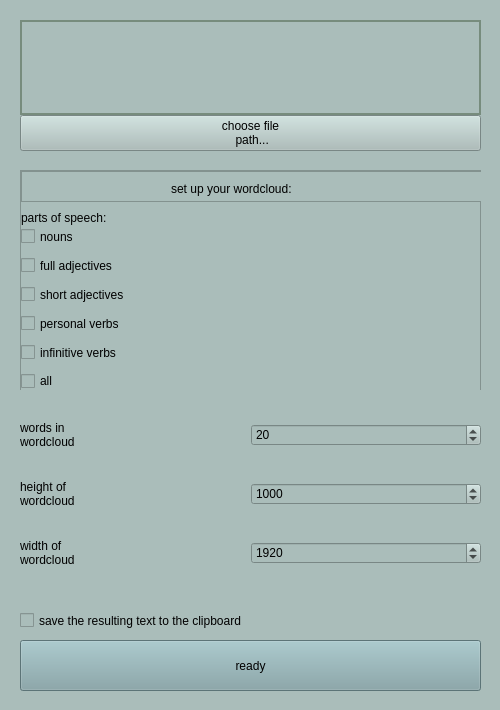
<?xml version="1.0" encoding="UTF-8"?>
<ui version="4.0">
 <class>ApplicationWindow</class>
 <widget class="QMainWindow" name="ApplicationWindow">
  <property name="geometry">
   <rect>
    <x>0</x>
    <y>0</y>
    <width>500</width>
    <height>710</height>
   </rect>
  </property>
  <property name="minimumSize">
   <size>
    <width>500</width>
    <height>710</height>
   </size>
  </property>
  <property name="windowTitle">
   <string>text chewer</string>
  </property>
  <property name="autoFillBackground">
   <bool>false</bool>
  </property>
  <property name="styleSheet">
   <string notr="true">background-color: #AABDBA;</string>
  </property>
  <widget class="QWidget" name="centralwidget">
   <widget class="QWidget" name="gridLayoutWidget">
    <property name="geometry">
     <rect>
      <x>20</x>
      <y>20</y>
      <width>461</width>
      <height>131</height>
     </rect>
    </property>
    <layout class="QGridLayout" name="gridLayout">
     <property name="horizontalSpacing">
      <number>-1</number>
     </property>
     <property name="verticalSpacing">
      <number>0</number>
     </property>
     <item row="1" column="0">
      <widget class="QPushButton" name="dish_path_btn">
       <property name="styleSheet">
        <string notr="true">font: 13pt &quot;Courier New&quot;;</string>
       </property>
       <property name="text">
        <string>choose file
 path...</string>
       </property>
      </widget>
     </item>
     <item row="0" column="0">
      <widget class="QPlainTextEdit" name="dish_text">
       <property name="autoFillBackground">
        <bool>true</bool>
       </property>
       <property name="styleSheet">
        <string notr="true">background-color: &quot;#E0E7E5&quot;; border: 2px solid rgb(119, 140, 125);</string>
       </property>
      </widget>
     </item>
    </layout>
   </widget>
   <widget class="QPushButton" name="ready_btn">
    <property name="geometry">
     <rect>
      <x>20</x>
      <y>640</y>
      <width>461</width>
      <height>51</height>
     </rect>
    </property>
    <property name="styleSheet">
     <string notr="true">background-color: rgb(129, 162, 166);
font: bold 14.5pt &quot;Courier New&quot;;</string>
    </property>
    <property name="text">
     <string>ready</string>
    </property>
   </widget>
   <widget class="QFrame" name="wordcloud_settings_frame">
    <property name="geometry">
     <rect>
      <x>20</x>
      <y>170</y>
      <width>461</width>
      <height>431</height>
     </rect>
    </property>
    <property name="frameShape">
     <enum>QFrame::StyledPanel</enum>
    </property>
    <property name="frameShadow">
     <enum>QFrame::Raised</enum>
    </property>
    <widget class="QWidget" name="verticalLayoutWidget_2">
     <property name="geometry">
      <rect>
       <x>0</x>
       <y>220</y>
       <width>461</width>
       <height>211</height>
      </rect>
     </property>
     <layout class="QVBoxLayout" name="wordcloud_settings">
      <property name="spacing">
       <number>0</number>
      </property>
      <item>
       <layout class="QHBoxLayout" name="words_layout">
        <item>
         <widget class="QLabel" name="words_label">
          <property name="styleSheet">
           <string notr="true">font: 13pt &quot;Courier New&quot;; background-color: &quot;#B7C1BF&quot;;</string>
          </property>
          <property name="text">
           <string>words in
wordcloud</string>
          </property>
         </widget>
        </item>
        <item>
         <widget class="QSpinBox" name="words_">
          <property name="styleSheet">
           <string notr="true">background-color: &quot;#CCD3D2&quot;;</string>
          </property>
          <property name="minimum">
           <number>1</number>
          </property>
          <property name="maximum">
           <number>1000</number>
          </property>
          <property name="value">
           <number>20</number>
          </property>
          <property name="displayIntegerBase">
           <number>10</number>
          </property>
         </widget>
        </item>
       </layout>
      </item>
      <item>
       <layout class="QHBoxLayout" name="height_layout">
        <item>
         <widget class="QLabel" name="height_label">
          <property name="styleSheet">
           <string notr="true">font: 13pt &quot;Courier New&quot;; background-color: &quot;#B7C1BF&quot;;</string>
          </property>
          <property name="text">
           <string>height of
wordcloud</string>
          </property>
         </widget>
        </item>
        <item>
         <widget class="QSpinBox" name="height_">
          <property name="styleSheet">
           <string notr="true">background-color: &quot;#CCD3D2&quot;;</string>
          </property>
          <property name="minimum">
           <number>1</number>
          </property>
          <property name="maximum">
           <number>5000</number>
          </property>
          <property name="value">
           <number>1000</number>
          </property>
          <property name="displayIntegerBase">
           <number>10</number>
          </property>
         </widget>
        </item>
       </layout>
      </item>
      <item>
       <layout class="QHBoxLayout" name="width_layout">
        <item>
         <widget class="QLabel" name="width_label">
          <property name="styleSheet">
           <string notr="true">font: 13pt &quot;Courier New&quot;; background-color: &quot;#B7C1BF&quot;;</string>
          </property>
          <property name="text">
           <string>width of
wordcloud</string>
          </property>
         </widget>
        </item>
        <item>
         <widget class="QSpinBox" name="width_">
          <property name="styleSheet">
           <string notr="true">background-color: &quot;#CCD3D2&quot;;</string>
          </property>
          <property name="minimum">
           <number>1</number>
          </property>
          <property name="maximum">
           <number>5000</number>
          </property>
          <property name="value">
           <number>1920</number>
          </property>
          <property name="displayIntegerBase">
           <number>10</number>
          </property>
         </widget>
        </item>
       </layout>
      </item>
     </layout>
    </widget>
    <widget class="QWidget" name="gridLayoutWidget_2">
     <property name="geometry">
      <rect>
       <x>1</x>
       <y>41</y>
       <width>459</width>
       <height>177</height>
      </rect>
     </property>
     <layout class="QGridLayout" name="pofs_layout">
      <property name="horizontalSpacing">
       <number>-1</number>
      </property>
      <property name="verticalSpacing">
       <number>4</number>
      </property>
      <item row="3" column="0">
       <widget class="QLabel" name="pofs_label">
        <property name="baseSize">
         <size>
          <width>0</width>
          <height>0</height>
         </size>
        </property>
        <property name="autoFillBackground">
         <bool>false</bool>
        </property>
        <property name="styleSheet">
         <string notr="true">font: 14pt &quot;Courier New&quot;; background-color: &quot;#B7C1BF&quot;;</string>
        </property>
        <property name="text">
         <string>parts of speech:</string>
        </property>
       </widget>
      </item>
      <item row="4" column="0">
       <layout class="QVBoxLayout" name="pofs_checkboxes">
        <property name="spacing">
         <number>14</number>
        </property>
        <item>
         <widget class="QCheckBox" name="NOUN">
          <property name="text">
           <string>nouns</string>
          </property>
          <property name="checked">
           <bool>false</bool>
          </property>
         </widget>
        </item>
        <item>
         <widget class="QCheckBox" name="ADJF">
          <property name="text">
           <string>full adjectives</string>
          </property>
         </widget>
        </item>
        <item>
         <widget class="QCheckBox" name="ADJS">
          <property name="text">
           <string>short adjectives</string>
          </property>
         </widget>
        </item>
        <item>
         <widget class="QCheckBox" name="VERB">
          <property name="text">
           <string>personal verbs</string>
          </property>
         </widget>
        </item>
        <item>
         <widget class="QCheckBox" name="INFN">
          <property name="text">
           <string>infinitive verbs</string>
          </property>
         </widget>
        </item>
        <item>
         <widget class="QCheckBox" name="all_pofs_checkbox">
          <property name="text">
           <string>all</string>
          </property>
         </widget>
        </item>
       </layout>
      </item>
     </layout>
    </widget>
    <widget class="QFrame" name="setup_label_layout">
     <property name="geometry">
      <rect>
       <x>1</x>
       <y>1</y>
       <width>461</width>
       <height>31</height>
      </rect>
     </property>
     <property name="frameShape">
      <enum>QFrame::StyledPanel</enum>
     </property>
     <property name="frameShadow">
      <enum>QFrame::Raised</enum>
     </property>
     <widget class="QLabel" name="label">
      <property name="geometry">
       <rect>
        <x>150</x>
        <y>10</y>
        <width>171</width>
        <height>16</height>
       </rect>
      </property>
      <property name="styleSheet">
       <string notr="true">font: 15pt bold &quot;Courier New&quot;;</string>
      </property>
      <property name="text">
       <string>set up your wordcloud:</string>
      </property>
     </widget>
    </widget>
   </widget>
   <widget class="QCheckBox" name="toggle_copying_checkbox">
    <property name="geometry">
     <rect>
      <x>20</x>
      <y>610</y>
      <width>461</width>
      <height>21</height>
     </rect>
    </property>
    <property name="styleSheet">
     <string notr="true">font: 14pt &quot;Courier New&quot;;</string>
    </property>
    <property name="text">
     <string>save the resulting text to the clipboard</string>
    </property>
   </widget>
  </widget>
 </widget>
 <resources/>
 <connections/>
</ui>
